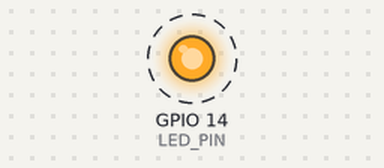
This program was run on a simulated ESP8266 (NodeMCU). Shown: output pins drawn as LEDs (lit = HIGH). Dashed ring = blinking.

Above: at 0.12 s.
Timing chart, 0 to 3.0 s (numbered marks = the images above):
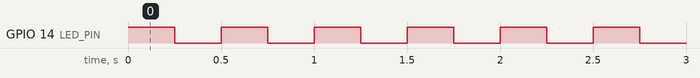

The program:

Main.cpp
```cpp
//
// Created by yg on 7/30/18.
//

#include "Main.h"
#include "Arduino.h"
#include "ESP8266WiFi.h"

#define LED_PIN 14


const char *ssid = "yg";
const char *password = "yg1234565";

void setup() {
    Serial.begin(9600);

    pinMode(LED_PIN, OUTPUT);

//    Serial.begin(115200);
//    delay(15000);
    // attempt to connect to Wifi network:
//    Serial.println();
//    Serial.println();
//    Serial.print("Connecting to ");
//    Serial.println(ssid);

    /* Explicitly set the ESP8266 to be a WiFi-client, otherwise, it by default,
       would try to act as both a client and an access-point and could cause
       network-issues with your other WiFi-devices on your WiFi-network. */
//    WiFi.mode(WIFI_STA);
//    WiFi.begin(ssid, password);

//    while (WiFi.status() != WL_CONNECTED) {
//        delay(500);
//        Serial.print(".");
//    }
}

void loop() {
    digitalWrite(LED_PIN, 1);   // turn the LED on (HIGH is the voltage level)
    delay(250);                       // wait for a second
    digitalWrite(LED_PIN, 0);    // turn the LED off by making the voltage LOW
    delay(250);

//    Serial.println("You are in the loop method. Waiting for 3 sec...");
//    delay(3000);
//    String status;
//    switch (WiFi.status()) {
//        case WL_CONNECTED :
//            status = "Connected";
//            break;
//        default:
//            status = "NOT CONNECTED";
//            break;
//    }

//    Serial.println("Wifi status: " + status);
//    Serial.println("Local IP: " + WiFi.localIP().toString());
//    Serial.println("BSSIDStr: " + WiFi.BSSIDstr());
//    Serial.println("Wifi hostname: " + WiFi.hostname());
//    Serial.println("End of loop method.");
}
```

Main.h
```cpp
//
// Created by yg on 7/30/18.
//

#ifndef TESTESPPROJECT_MAIN_H
#define TESTESPPROJECT_MAIN_H


class Main {

};


#endif //TESTESPPROJECT_MAIN_H
```

Measured:
- by itself, GPIO 14 (LED_PIN): alternates HIGH for 0.25 s and LOW for 0.25 s
